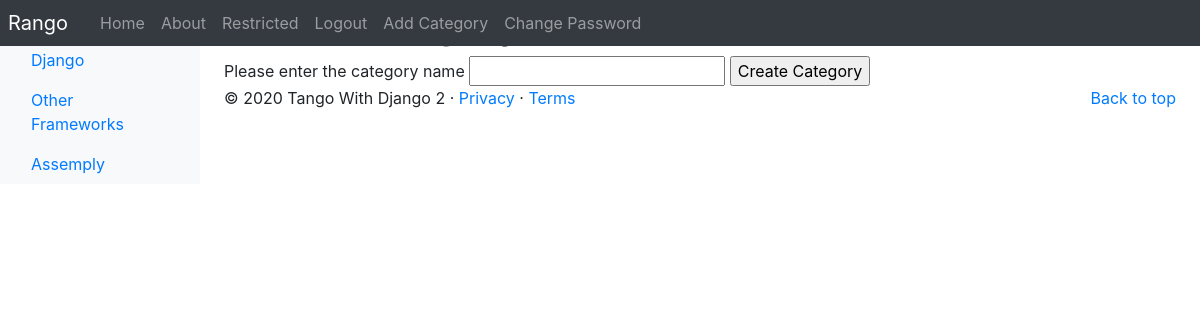
Page /rango/add_category/ (signed in) on the committed database.
### rango/models.py (models this page shows, shortened)
class Category (models.Model):
	Name_Max_Length = 128
	name = models.CharField(max_length=Name_Max_Length, unique=True)
	views = models.IntegerField(default=0)
	likes = models.IntegerField(default=0)
	slug = models.SlugField(unique=True)
	class Meta:
		verbose_name_plural = 'categories'

### rango/views.py (the view, shortened to what this page needs)
# urls.py: path('add_category/', views.add_category, name='add_category'),
@login_required
def add_category(request):
	form = CategoryForm()
	return render(request, 'rango/add_category.html',{'form':form})

### rango/forms.py
class CategoryForm(forms.ModelForm):
    name = forms.CharField(max_length=Category.Name_Max_Length,
    						help_text='Please enter the category name')
    views = forms.IntegerField(widget=forms.HiddenInput(), initial=0)
    likes = forms.IntegerField(widget=forms.HiddenInput(), initial=0)
    slug = forms.CharField(widget=forms.HiddenInput(), required=False)
    class Meta:
        model = Category
        fields = ('name',)

### rango/templatetags/rango_template_tags.py (called while the page is built)
@register.inclusion_tag('rango/categories.html')
def get_category_list(current_category=None):
	return {'categories': Category.objects.all(),
			'current_category':current_category}

### templates/rango/add_category.html (shortened to what this page needs)
{% extends "rango/base.html" %}
{% block body_block %}
	<h1>Add a Category</h1>
	<div>
		<form id="category_form" method="POST" action="/rango/add_category/">
			{% for field in form.visible_fields %}
				{{ field.help_text }}
				{{ field }}
			{% endfor %}
			<input type="submit" name="submit" value="Create Category" />
		</form>
	</div>
{% endblock body_block %}

### templates/rango/categories.html (shortened to what this page needs)
<ul class="nav flex-column">
	{% if categories %}
		{% for c in categories %}
			{% if c == current_category %}
				<li class="nav-item">
					<a class="nav-link active" href="{% url 'rango:show_category' c.slug %}">
					<span data-feather="archive"></span>{{ c.name }}
					</a>
				</li>
			{% else %}
				<li class="nav-item">
					<a class="nav-link" href="{% url 'rango:show_category' c.slug %}">
					{{ c.name }}
					</a>
				</li>
			{% endif %}
		{% endfor %}
	{% else %}
		<li class="nav-item">There are no categories present.</li>
	{% endif %}
</ul>

### rows in the picture
Category: name "Django"
Category: name "Other Frameworks"
Category: name "Assemply"

### other values in the picture
{{ field.help_text }} "Please enter the category name"
